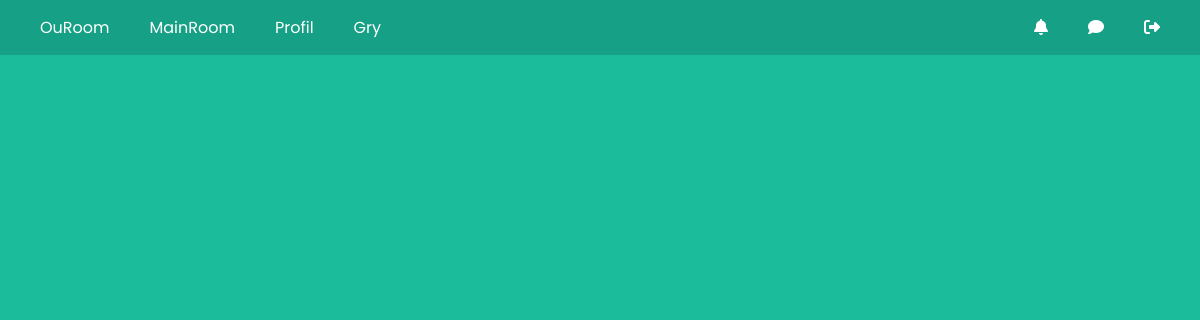
The app's page /, older data.
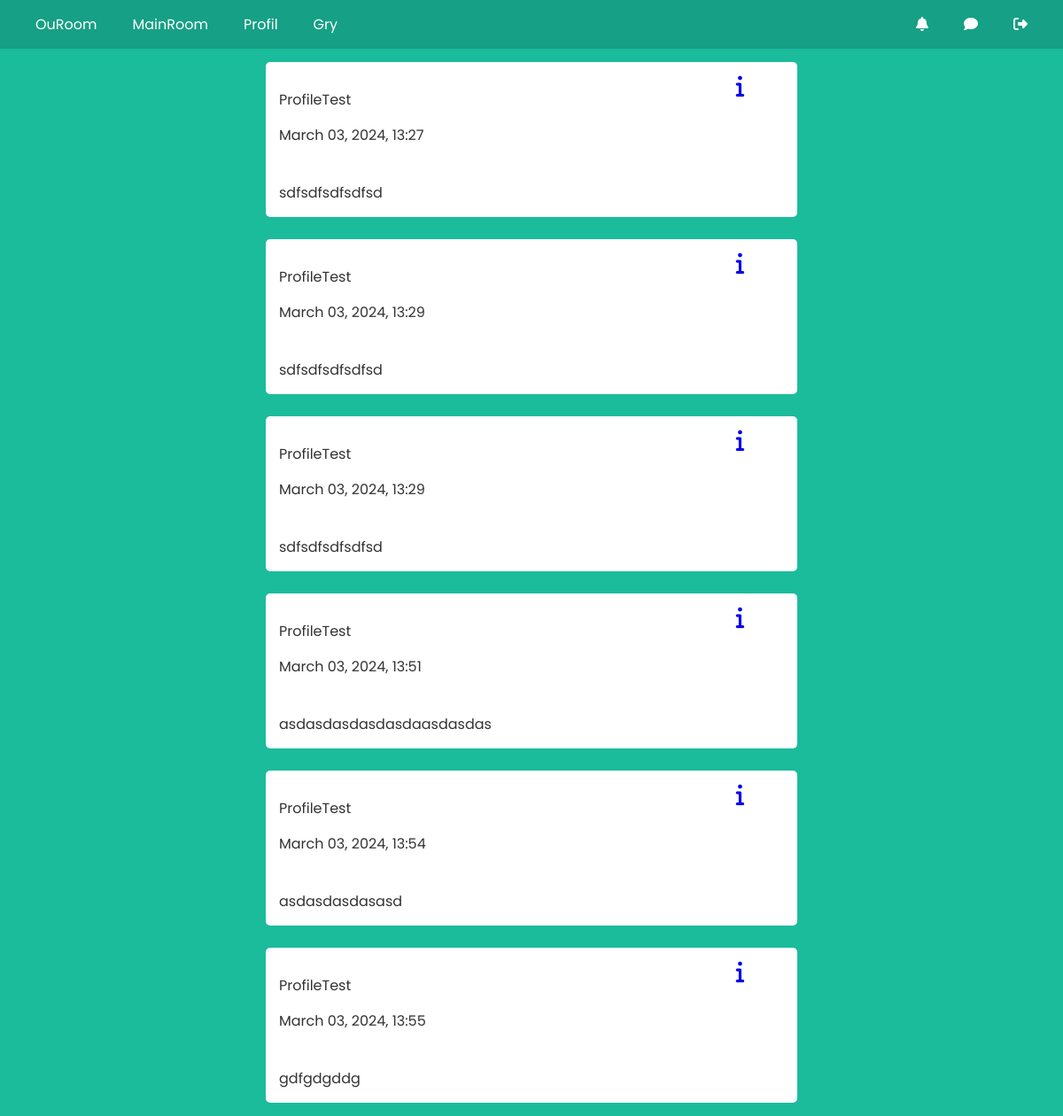
The same page, newer data.
### rooms/models.py (models this page shows)
class Post(models.Model):
    author = models.ForeignKey(settings.AUTH_USER_MODEL, on_delete=models.CASCADE)
    time_release = models.DateTimeField(default=timezone.now)
    content = models.TextField()
    image = models.ImageField(null=True, blank=True)
    def get_absolute_url(self):
        return reverse('post_detail', kwargs={'pk': self.pk}) #Generate full url

### accounts/models.py (models this page shows)
class CustomUser(AbstractUser):
    email = models.EmailField(blank=False, null=False,unique=True)

### rooms/views.py (the view)
# urls.py: path('', PostListView.as_view(), name='main_room'),
class PostListView(ListView):
    model = Post
    template_name = 'rooms/mainroom.html'
    context_object_name = 'post_list'

### rooms/templates/rooms/mainroom.html (shortened to what this page needs)
<!DOCTYPE html>
<html lang="en">
<head>
    {% load static %}
    <link rel="stylesheet" href="{% static 'main.css' %}">
</head>
<body>
    <nav class="navigation">
        <div class="nav-left">
            <a href="{% url 'ouroom' %}" class="nav-link">OuRoom</a>
            <a href="{% url 'main_room' %}" class="nav-link">MainRoom</a>
            <a href="{% url 'profile' %}" class="nav-link">Profil</a>
            <a href="{% url 'games' %}" class="nav-link">Gry</a>
        </div>
        <div class="nav-right">
            <a href="#" class="nav-icon" title="Powiadomienia"><i class="fa-solid fa-bell"></i></a>
            <a href="#" class="nav-icon" title="Wiadomości"><i class="fa-solid fa-comment"></i></a>
            <a href="{% url 'logout' %}" class="nav-icon" title="Wyloguj się"><i class="fa-solid fa-right-from-bracket"></i></a>
        </div>
    </nav>
    {% block content %}
        <div class="posts-container">
            {% for post in post_list %}
                <article class="media content-section">
                    <a href="{{ post.get_absolute_url }}" class="post-link"><i class="fa-solid fa-info"></i></a>
                    <p>{{ post.author }}</p>
                    <p>{{ post.time_release|date:"F d, Y, H:i" }}</p>
                    <p>{{ post.content }}</p>
                </article>
            {% endfor %}
        </div>
    {% endblock content %}
</body>
</html>

Row changes from the older to the newer data that the page shows:
added Post: author "ProfileTest", time_release "March 03, 2024, 13:27", content "sdfsdfsdfsdfsd"
added Post: author "ProfileTest", time_release "March 03, 2024, 13:29", content "sdfsdfsdfsdfsd"
added Post: author "ProfileTest", time_release "March 03, 2024, 13:29", content "sdfsdfsdfsdfsd"
added Post: author "ProfileTest", time_release "March 03, 2024, 13:51", content "asdasdasdasdasdaasdasdas"
added Post: author "ProfileTest", time_release "March 03, 2024, 13:54", content "asdasdasdasasd"
added Post: author "ProfileTest", time_release "March 03, 2024, 13:55", content "gdfgdgddg"
